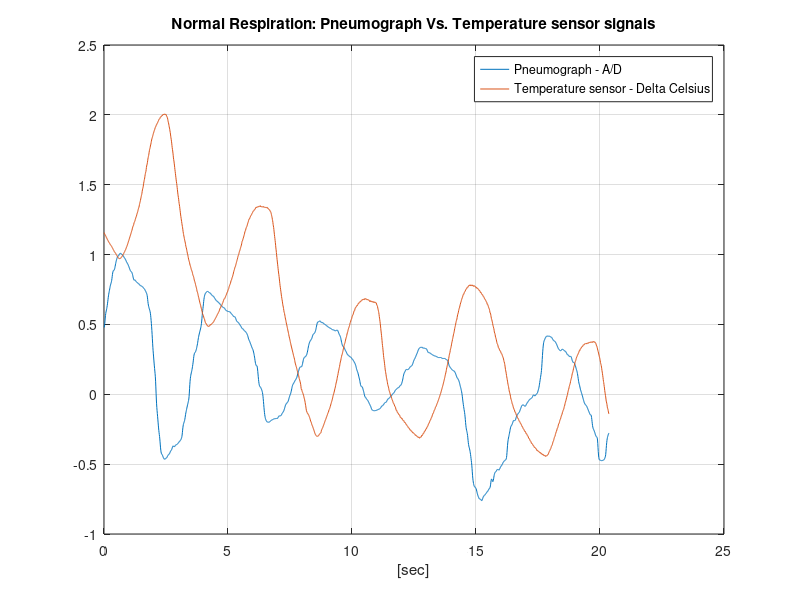

Write MATLAB code to recreate this figure. (Note: this script raises an error after producing the figure.)
close all; clear all; clc; 

%% Load Data
load("B-L08.mat")
Temp = data(:,1);
Respiration = data(:,2);
Fs= 1/(isi/1000);           % Sampling Frequency [Hz]

%% Segments
Normal_resp = Respiration(1:2037);
Normal_temp = Temp(1:2037);

Hyper_resp = Respiration(2038:5082);
Hyper_temp = Temp(2038:5082);

Hypo_resp = Respiration(5082:10064);
Hypo_temp = Temp(5082:10064);

Speech_resp = Respiration(10065:13719);
Speech_temp = Temp(10065:13719);

%% Eupnea Segment
disp('<strong> NORMAL RESPIRATION </strong>')
% Compare Temp Vs. Resp
Time_norm = 0:isi/1000:length(Normal_resp)*isi/1000;             % Time Vector [Sec]
Time_norm = Time_norm(1:end-1); figure;
plot(Time_norm,Normal_resp); hold on; plot(Time_norm,Normal_temp);
title("Normal Respiration: Pneumograph Vs. Temperature sensor signals"); 
xlabel('[sec]'); grid on; legend('Pneumograph - A/D', 'Temperature sensor - Delta Celsius')

% Find peaks and local minimas
Normal_resp_min_vec = Normal_resp(islocalmin(Normal_resp,'MinSeparation',300));    % Normal_resp local minima
Normal_resp_min_loc = find(islocalmin(Normal_resp,'MinSeparation',300)==1);        % Normal_resp local minima
Normal_resp_max_vec = Normal_resp(islocalmax(Normal_resp,'MinSeparation',300));    % Normal_resp local maxima
Normal_resp_max_loc = find(islocalmax(Normal_resp,'MinSeparation',300)==1);        % Normal_resp local maxima

% Plot
figure; plot(Normal_resp); hold on;
scatter(Normal_resp_max_loc,Normal_resp_max_vec)
scatter(Normal_resp_min_loc,Normal_resp_min_vec)
title("Normal Respiration Peak detection"); 
xlabel('[sec]'); ylabel('[A/D]'); grid on;

% Expiration & Inspiration calculation
Expiration_norm_duration = (Normal_resp_min_loc - Normal_resp_max_loc)/Fs;
mean_Exp_norm_dur = mean(Expiration_norm_duration); STD_Exp_dur = std(Expiration_norm_duration);
disp(append(' Mean Normal Expiration Duration: ', num2str(mean_Exp_norm_dur),' [Sec]'))
disp(append(' STD of Normal Expiration Duration: ', num2str(STD_Exp_dur),' [Sec]'))

Inspiration_norm_duration = abs(Normal_resp_min_loc(1:end-1)-Normal_resp_max_loc(2:end))/Fs;
mean_Insp_norm_dur = mean(Inspiration_norm_duration); STD_Insp_dur = std(Inspiration_norm_duration);
disp(append(' Mean Normal Inspiration Duration: ', num2str(mean_Insp_norm_dur),' [Sec]'))
disp(append(' STD of Normal Inspiration Duration: ', num2str(STD_Insp_dur),' [Sec]'))

% Create RR vector over time
Peak_dist_norm=diff(Normal_resp_max_loc)./Fs; %time between peaks in seconds
RR_norm=NaN(1,length(Normal_resp));
RR_norm(1:Normal_resp_max_loc(1))=Peak_dist_norm(1);
RR_norm(Normal_resp_max_loc(end):length(Normal_resp))=Peak_dist_norm(end);
for i=1:length(Normal_resp_max_loc)-1
    RR_norm(Normal_resp_max_loc(i):Normal_resp_max_loc(i+1))=Peak_dist_norm(i);
end

% Plot RR vector over time
figure; plot(Time_norm,60./RR_norm);
title("Respiration Rate Over time: Normal breathing"); 
xlabel('[sec]'); ylabel('[breath/min]'); grid on;

% Breathing cycle over time vs mean
RR_norm_mean = mean(60./RR_norm);
RR_norm_STD = std(60./Peak_dist_norm);
disp(append(' Mean RR of Normal Respiration: ', num2str(RR_norm_mean),' [Breaths/min]'))
disp(append(' STD RR of Normal Respiration: ', num2str(RR_norm_STD),' [Breaths/min]'))
Breathing_cycles_norm = Inspiration_norm_duration + Expiration_norm_duration(2:end);
mean_breathing_cycle_norm = mean(Breathing_cycles_norm);
std_breathing_cycle_norm = std(Breathing_cycles_norm);
disp(append(' Mean Breathing cycle time of Normal Respiration: ', num2str(mean_breathing_cycle_norm),' [Sec]'))
disp(append(' STD Breathing cycle time of Normal Respiration: ', num2str(std_breathing_cycle_norm),' [Sec]'))
disp(' ') ; disp(' -------------------------------------------------------------------------- '); disp(' ') ;

%% Hyperventilation Segment
disp('<strong> Hyperventilation RESPIRATION </strong>')
% Compare Temp Vs. Resp
Time_hyper = 0:isi/1000:length(Hyper_resp)*isi/1000;             % Time Vector [Sec]
Time_hyper = Time_hyper(1:end-1); figure;
plot(Time_hyper,Hyper_resp); hold on; plot(Time_hyper,Hyper_temp);
title("Hyperventilation: Pneumograph Vs. Temperature sensor signals"); 
xlabel('[sec]'); grid on; legend('Pneumograph - A/D', 'Temperature sensor - Delta Celsius')

filtered_hyper_resp = highpass(Hyper_resp,0.5,Fs);               % Filter EMG noises

figure;
plot(Time_hyper,Hyper_resp); hold on; plot(Time_hyper,filtered_hyper_resp) 
title("Filtered vs. Unfiltered signal: Hyperventilation"); 
xlabel('[sec]'); ylabel('[A/D]'); grid on; legend('Unfiltered signal','Filtered signal')

% Peak detection
Hyper_resp_max_vec_b = filtered_hyper_resp(islocalmax(filtered_hyper_resp,'MinSeparation',0));    % hyper_resp local maxima
Hyper_resp_max_loc_b = find(islocalmax(filtered_hyper_resp,'MinSeparation',0)==1);                % hyper_resp local maxima
Hyper_resp_max_loc(1) = Hyper_resp_max_loc_b(1);
Hyper_resp_max_vec(1) = Hyper_resp_max_vec_b(1);

% Remove impossible detections
for i = 1:length(Hyper_resp_max_loc_b)-1
    if abs(Hyper_resp_max_loc_b(i)-Hyper_resp_max_loc_b(i+1)) > 30
        Hyper_resp_max_loc(i) = Hyper_resp_max_loc_b(i);
        Hyper_resp_max_vec(i) = Hyper_resp_max_vec_b(i);
    end
end
Hyper_resp_max_loc = Hyper_resp_max_loc(find(Hyper_resp_max_loc~=0));
Hyper_resp_max_vec = Hyper_resp_max_vec(find(Hyper_resp_max_vec~=0));
[Hyper_resp_max_vec(end+1),Hyper_resp_max_loc(end+1)] = findpeaks(filtered_hyper_resp(2989:end),'MinPeakDistance',55);
Hyper_resp_max_loc(end) = Hyper_resp_max_loc(end) +2989; 

% Plot Filtered signal and scatter peaks detection
figure; plot(filtered_hyper_resp); hold on;
scatter(Hyper_resp_max_loc,Hyper_resp_max_vec)
title("Hyperventilation Peak detection"); 
xlabel('[sec]'); ylabel('[A/D]'); grid on;

% RR over time vector
Peak_dist_hyper=diff(Hyper_resp_max_loc)./Fs; %time between peaks in seconds
RR_hyper=NaN(1,length(filtered_hyper_resp));
RR_hyper(1:Hyper_resp_max_loc(1))=Peak_dist_hyper(1);
RR_hyper(Hyper_resp_max_loc(end):length(filtered_hyper_resp))=Peak_dist_hyper(end);
for i=1:length(Hyper_resp_max_loc)-1
    RR_hyper(Hyper_resp_max_loc(i):Hyper_resp_max_loc(i+1))=Peak_dist_hyper(i);
end


% Plot RR vector over time
figure; plot(Time_hyper,60./RR_hyper);
title("Respiration Rate Over time: Hyperventilation"); 
xlabel('[sec]'); ylabel('[breath/min]'); grid on;

% Breathing cycle over time vs mean
RR_hyper_mean = mean(60./RR_hyper);
RR_hyper_STD = std(60./RR_hyper);
disp(append(' Mean RR of Hyperventilation Respiration: ', num2str(RR_hyper_mean),' [Breaths/min]'))
disp(append(' STD RR of Hyperventilation Respiration: ', num2str(RR_hyper_STD),' [Breaths/min]'))
Breathing_cycles_hyper = Peak_dist_hyper ;
mean_breathing_cycle_hyper = mean(Breathing_cycles_hyper);
std_breathing_cycle_hyper = std(Breathing_cycles_hyper);
disp(append(' Mean Breathing cycle time of Hyperventilation: ', num2str(mean_breathing_cycle_hyper),' [Sec]'))
disp(append(' STD Breathing cycle time of Hyperventilation Respiration: ', num2str(std_breathing_cycle_hyper),' [Sec]'))
disp(' ') ; disp(' -------------------------------------------------------------------------- '); disp(' ') ;

%% Hypoventilation Segment
disp('<strong> Hypoventilation RESPIRATION </strong>')
% Compare Temp Vs. Resp
Time_hypo = 0:isi/1000:length(Hypo_resp)*isi/1000;             % Time Vector [Sec]
Time_hypo = Time_hypo(1:end-1); figure;
plot(Time_hypo,Hypo_resp); hold on; plot(Time_hypo,Hypo_temp);
title("Hypoventilation: Pneumograph Vs. Temperature sensor signals"); 
xlabel('[sec]'); grid on; legend('Pneumograph - A/D', 'Temperature sensor - Delta Celsius')


filtered_hypo_resp = lowpass(Hypo_resp,0.7,Fs);               % Filter EMG noises

[Hypo_resp_max_vec_b,Hypo_resp_max_loc_b] = findpeaks(filtered_hypo_resp,'MinPeakDistance',400);

Hypo_resp_max_loc(1) = Hypo_resp_max_loc_b(1);
Hypo_resp_max_vec(1) = Hypo_resp_max_vec_b(1);


% Remove impossible detections
for i = 1:length(Hypo_resp_max_loc_b)-1
    if abs(Hypo_resp_max_loc_b(i)-Hypo_resp_max_loc_b(i+1)) > 350
        Hypo_resp_max_loc(i) = Hypo_resp_max_loc_b(i);
        Hypo_resp_max_vec(i) = Hypo_resp_max_vec_b(i);
    end
end
Hypo_resp_max_loc = Hypo_resp_max_loc(find(Hypo_resp_max_loc~=0));
Hypo_resp_max_vec = Hypo_resp_max_vec(find(Hypo_resp_max_vec~=0));

[Hypo_resp_max_vec(end+1),Hypo_resp_max_loc(end+1)] = findpeaks(filtered_hypo_resp(4482:end),'MinPeakDistance',400);
Hypo_resp_max_loc(end) = Hypo_resp_max_loc(end) +4482; 

% Plot Filtered signal and scatter peaks detection
figure; plot(filtered_hypo_resp); hold on;
scatter(Hypo_resp_max_loc,Hypo_resp_max_vec)
title("Hypoventilation Peak detection"); 
xlabel('[sec]'); ylabel('[A/D]'); grid on;

% RR over time vector
Peak_dist_hypo = diff(Hypo_resp_max_loc)./Fs; %time between peaks in seconds
RR_hypo=NaN(1,length(filtered_hypo_resp));
RR_hypo(1:Hypo_resp_max_loc(1))=Peak_dist_hypo(1);
RR_hypo(Hypo_resp_max_loc(end):length(filtered_hypo_resp))=Peak_dist_hypo(end);
for i=1:length(Hypo_resp_max_loc)-1
    RR_hypo(Hypo_resp_max_loc(i):Hypo_resp_max_loc(i+1))=Peak_dist_hypo(i);
end


% Plot RR vector over time
figure; plot(Time_hypo,60./RR_hypo);
title("Respiration Rate Over time: Hypoventilation"); 
xlabel('[sec]'); ylabel('[breath/min]'); grid on;

% Breathing cycle over time vs mean
RR_hypo_mean = mean(60./RR_hypo);
RR_hypo_STD = std(60./RR_hypo);
disp(append(' Mean RR of Hypoventilation Respiration: ', num2str(RR_hypo_mean),' [Breaths/min]'))
disp(append(' STD RR of Hypoventilation Respiration: ', num2str(RR_hypo_STD),' [Breaths/min]'))
Breathing_cycles_hypo = Peak_dist_hypo ;
mean_breathing_cycle_hypo = mean(Breathing_cycles_hypo);
std_breathing_cycle_hypo = std(Breathing_cycles_hypo);
disp(append(' Mean Breathing cycle time of Hypoventilation: ', num2str(mean_breathing_cycle_hypo),' [Sec]'))
disp(append(' STD Breathing cycle time of Hypoventilation Respiration: ', num2str(std_breathing_cycle_hypo),' [Sec]'))
disp(' ') ; disp(' -------------------------------------------------------------------------- '); disp(' ') ;
%% Coughing-reading Segment
disp('<strong> Coughing-reading RESPIRATION </strong>')
% Compare Temp Vs. Resp
Time_Speech = 0:isi/1000:length(Speech_temp)*isi/1000;             % Time Vector [Sec]
Time_Speech = Time_Speech(1:end-1); figure;
plot(Time_Speech,Speech_resp); hold on; plot(Time_Speech,Speech_temp);
title("Coughing-reading: Pneumograph Vs. Temperature sensor signals"); 
xlabel('[sec]'); grid on; legend('Pneumograph - A/D', 'Temperature sensor - Delta Celsius')


filtered_speech_temp = highpass(Speech_temp,0.3,Fs);               % Filter EMG noises

figure; plot(Speech_temp); hold on; plot(filtered_speech_temp);
title("Filtered vs. Unfiltered signal: Coughing-reading"); 
xlabel('[sec]'); ylabel('[A/D]'); grid on; legend('Unfiltered signal','Filtered signal')

[speech_temp_vec_b,speech_temp_loc_b] = findpeaks(filtered_speech_temp,'MinPeakDistance',200);

speech_temp_loc(1) = speech_temp_loc_b(1);
speech_temp_vec(1) = speech_temp_vec_b(1);


% Remove impossible detections
for i = 1:length(speech_temp_loc_b)-1
    if abs(speech_temp_loc_b(i)-speech_temp_loc_b(i+1)) > 150
        speech_temp_loc(i) = speech_temp_loc_b(i);
        speech_temp_vec(i) = speech_temp_vec_b(i);
    end
end
speech_temp_loc = speech_temp_loc(find(speech_temp_loc~=0));
speech_temp_vec = speech_temp_vec(find(speech_temp_vec~=0));


% Plot Filtered signal and scatter peaks detection
figure; plot(filtered_speech_temp); hold on;
scatter(speech_temp_loc,speech_temp_vec)
title("Coughing-reading Peak detection"); 
xlabel('[sec]'); ylabel('[A/D]'); grid on;

% RR over time vector
Peak_dist_speech = diff(speech_temp_loc)./Fs; %time between peaks in seconds
RR_speech=NaN(1,length(filtered_speech_temp));
RR_speech(1:speech_temp_loc(1))=Peak_dist_speech(1);
RR_speech(speech_temp_loc(end):length(filtered_speech_temp))=Peak_dist_speech(end);
for i=1:length(speech_temp_loc)-1
    RR_speech(speech_temp_loc(i):speech_temp_loc(i+1))=Peak_dist_speech(i);
end

% Plot RR vector over time
figure; plot(Time_Speech,60./RR_speech);
title("Respiration Rate Over time: Coughing-reading"); 
xlabel('[sec]'); ylabel('[breath/min]'); grid on;

% Breathing cycle over time vs mean
RR_speech_mean = mean(60./RR_speech);
RR_speech_STD = std(60./RR_speech);
disp(append(' Mean RR of Coughing-reading Respiration: ', num2str(RR_speech_mean),' [Breaths/min]'))
disp(append(' STD RR of Coughing-reading Respiration: ', num2str(RR_speech_STD),' [Breaths/min]'))
Breathing_cycles_speech = Peak_dist_speech ;
mean_breathing_cycle_speech = mean(Breathing_cycles_speech);
std_breathing_cycle_speech = std(Breathing_cycles_speech);
disp(append(' Mean Breathing cycle time of Coughing-reading: ', num2str(mean_breathing_cycle_speech),' [Sec]'))
disp(append(' STD Breathing cycle time of Coughing-reading Respiration: ', num2str(std_breathing_cycle_speech),' [Sec]'))
disp(' ') ; disp(' -------------------------------------------------------------------------- '); disp(' ') ;

%% Coherences
figure; wcoherence(Speech_resp,Hypo_resp(1:length(Speech_resp)),Fs)
title("Coherence between Hypoventilation and coughing-reading: pneumograph"); 
figure; wcoherence(Speech_resp(1:length(Hyper_resp)),Hyper_resp,Fs)
title("Coherence between Hyperventilation and coughing-reading: pneumograph"); 

figure; wcoherence(Speech_temp,Hypo_temp(1:length(Speech_temp)),Fs)
title("Coherence between Hypoventilation and coughing-reading: Temperature sensor"); 
figure; wcoherence(Speech_temp(1:length(Hyper_temp)),Hyper_temp,Fs)
title("Coherence between Hyperventilation and coughing-reading: Temperature sensor"); 

%% RR over all segments
RR = [RR_norm,RR_hyper,RR_hypo,RR_speech];
Time = 0:isi/1000:length(RR)*isi/1000; 
Time = Time(1:end-1);


figure; sgtitle("PFT Over time: Normal -> Hyper -> Hypo -> Coughing-reading"); 

subplot(3,1,1); plot(Time,60./RR); hold on;
xline(0,'--',{'Normal'}); xline(2037/Fs,'--',{'Hyperventilation'}); xline(5082/Fs,'--',{'Hyporventilation'}); xline(10064/Fs,'--',{'Coughing-reading'}); 
xlabel('[sec]'); ylabel('[breath/min]'); grid on; title('Respiration Rate')
 
subplot(3,1,2); plot(Time(1:end-1),Respiration(1:13719)); hold on;
xline(0,'--',{'Normal'}); xline(2037/Fs,'--',{'Hyperventilation'}); xline(5082/Fs,'--',{'Hyporventilation'}); xline(10064/Fs,'--',{'Coughing-reading'}); 
xlabel('[sec]'); ylabel('[A/D]'); grid on; title('Pneumography')

subplot(3,1,3); plot(Time(1:end-1),Temp(1:13719)); hold on;
xline(0,'--',{'Normal'}); xline(2037/Fs,'--',{'Hyperventilation'}); xline(5082/Fs,'--',{'Hyporventilation'}); xline(10064/Fs,'--',{'Coughing-reading'}); 
xlabel('[sec]'); ylabel('[Delta Celsius]'); grid on; title('Temperature sensor')